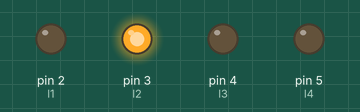
Bench run of a sketch on a simulated Arduino Uno, built with avr-gcc and run on an emulated ATmega328P. Parts: output pins drawn as LEDs (lit = HIGH).

Above: at 0.37 s.
At 0.87 s:
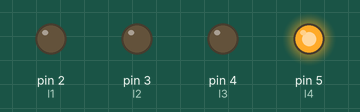
At 1.2 s:
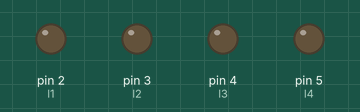
At 2.12 s:
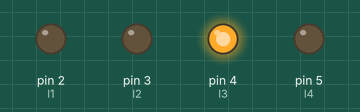
At 3.12 s:
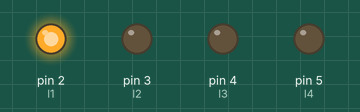
Timing chart, 0 to 3.5 s (numbered marks = the images above):
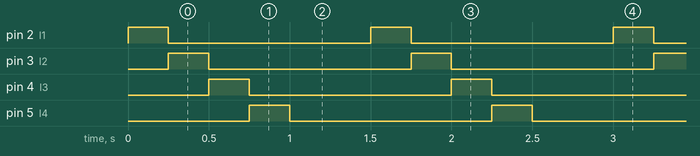

The sketch:

sketch_may8a.ino
```cpp
const int l1= 2;
const int l2 = 3;
const int l3= 4;
const int l4 = 5;

void setup() {
  pinMode(l1, OUTPUT);
  pinMode(l2, OUTPUT);
  pinMode(l3, OUTPUT);
  pinMode(l4, OUTPUT);
}

void loop() {
  digitalWrite(l1, HIGH);
  delay(250);

  digitalWrite(l1, LOW);
  digitalWrite(l2, HIGH);
  delay(250);

  digitalWrite(l2, LOW);
  digitalWrite(l3, HIGH);
  delay(250);

  digitalWrite(l3, LOW);
  digitalWrite(l4, HIGH);
  delay(250);

  digitalWrite(l4, LOW);
  digitalWrite(l1 | l2 | l3 | l4, HIGH);
  delay(250);

  digitalWrite(l1 & l2 & l3 & l4, LOW);
  delay(250);
}
```

Measured:
- by itself, pin 2 (l1), pin 3 (l2), pin 4 (l3), pin 5 (l4): alternates HIGH for 0.25 s and LOW for 1.3 s
- by itself, everything shown: repeats every 1.5 s, in 5 steps
